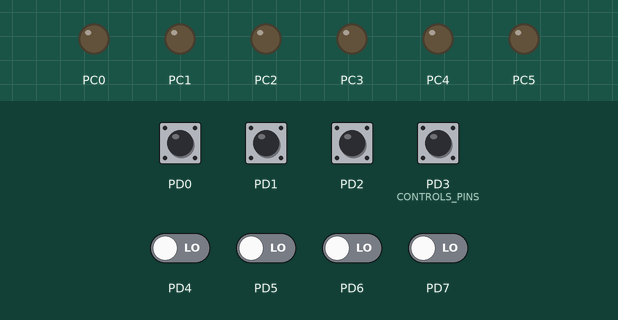
This program was run on a simulated ATmega32, built with avr-gcc and emulated at 8 MHz. Parts: output pins drawn as LEDs (lit = HIGH). The inputs (shaded band) are chosen by the test bench; at power-on: PD0–2, PD3 (CONTROLS_PINS) HIGH, PD4–7 LOW.

Above: at 1.2 s.
1.3 s: PD0 pulled LOW for 1 s
At 2.1 s:
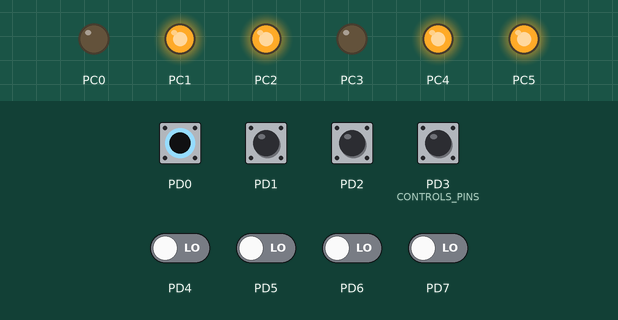
3.8 s: PD1 pulled LOW for 1 s
At 4.6 s:
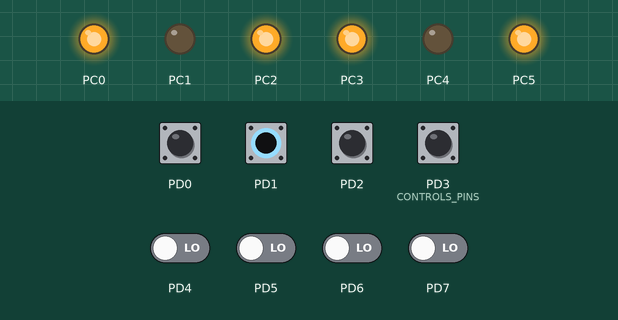
6.3 s: PD2 pulled LOW for 1 s
At 7.1 s:
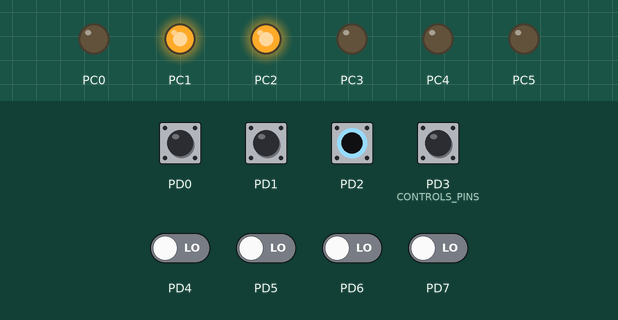
8.8 s: PD3 (CONTROLS_PINS) pulled LOW for 1 s
At 9.6 s:
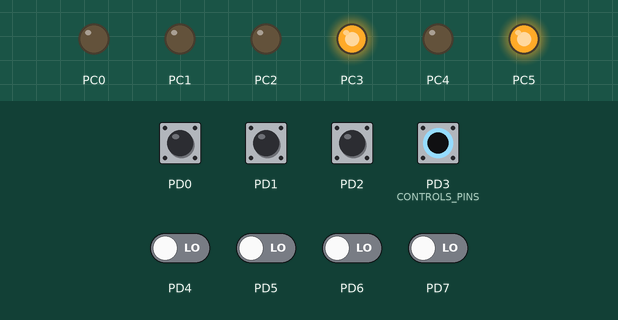
Timing chart, 0 to 11.8 s (numbered marks = the images above; inputs shaded):
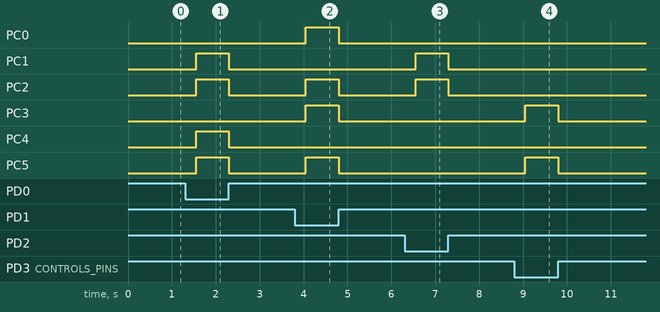

The program:

main.c
```c
/*
 * MOTOR.c
 *
 * Created: 01/05/2023 02:20:54 ص
 *  Author: Abdelsattar
 */

#define F_CPU 8000000UL
#include <util/delay.h>
#include <avr/io.h>
#include "Button.h"
#include "data_types.h"
#include "std_macro.h"
#include "DIO.h"
#include "DC_Motor.h"
int main(void)
{
	Dc_Motor_init();
    while(1)
    {
		if (Button_u8Read(CONTROLS_PINS,FRONT_PIN)==0)
		{
			_delay_ms(250);
			do
			{
				Dc_Motor_On(FRONT); //TURN ON MOTOR TO FRONT

			} while (Button_u8Read(CONTROLS_PINS,FRONT_PIN)==0);
			Dc_Motor_Off(); //TURN ON MOTOR
		}//END IF

		else if(Button_u8Read(CONTROLS_PINS,BACK_PIN)==0)
		{
			_delay_ms(250);
			do
			{
				Dc_Motor_On(BACK); //TURN ON MOTOR TO BACK

			} while (Button_u8Read(CONTROLS_PINS,BACK_PIN)==0);
			Dc_Motor_Off(); //TURN ON MOTOR
		}//END ELSE IF
		else if(Button_u8Read(CONTROLS_PINS,RIGHT_PIN)==0)
		{
			_delay_ms(250);
			do
			{
				Dc_Motor_On(RIGHT); //TURN ON MOTOR TO RIGHT

			} while (Button_u8Read(CONTROLS_PINS,RIGHT_PIN)==0);
			Dc_Motor_Off(); //TURN ON MOTOR
		}//END ELSE IF
		else if(Button_u8Read(CONTROLS_PINS,LEFT_PIN)==0)
		{
			_delay_ms(250);
			do
			{
				Dc_Motor_On(LEFT); //TURN ON MOTOR TO LEFT

			} while (Button_u8Read(CONTROLS_PINS,LEFT_PIN)==0);
			Dc_Motor_Off(); //TURN ON MOTOR
		}//END ELSE IF

	}
}
```

Button.c
```c
/*
 * Button.c
 *
 * Created: 14/04/2023 10:16:08 م
 *  Author: Abdelsattar
 */

#include "DIO.h"
void Button_initi(u8 portName,u8 pinNumber)
{
	DIO_vSetPinDir(portName,pinNumber,INPUT);
}
u8 Button_u8Read(u8 portName,u8 pinNumber)
{
	return DIO_u8GetPinValue(portName,pinNumber);
}
void Button_Pullup_initi(u8 portName,u8 pinNumber)
{
	DIO_vSetPullupPin(portName,pinNumber);
}
```

Button.h
```c
/*
 * Button.h
 *
 * Created: 14/04/2023 10:16:52 م
 *  Author: Abdelsattar
 */


#ifndef BUTTON_H_
#define BUTTON_H_
#include "data_types.h"

void Button_initi(u8 portName,u8 pinNumber);

void Button_Pullup_initi(u8 portName,u8 pinNumber);
u8 Button_u8Read(u8 portName,u8 pinNumber);


#endif /* BUTTON_H_ */
```

DC_Motor.c
```c
/*
 * DC_Motor.c
 *
 * Created: 01/05/2023 01:03:24 م
 *  Author: Abdelsattar
 */


#include <avr/io.h>
#include "DC_Motor.h"
#include "DIO.h"
#include "Button.h"
void Dc_Motor_init(void)
{
	DIO_vSetPortDir(DC_MOTOR_PORT,0x3F);//0b00111111
	Button_Pullup_initi(CONTROLS_PINS,FRONT_PIN);
	Button_Pullup_initi(CONTROLS_PINS,BACK_PIN);
	Button_Pullup_initi(CONTROLS_PINS,RIGHT_PIN);
	Button_Pullup_initi(CONTROLS_PINS,LEFT_PIN);
}

void Dc_Motor_On(u8 Direction)
{
	DIO_vSetPortValue(DC_MOTOR_PORT,Direction);
}
void Dc_Motor_Off(void)
{
	DIO_vSetPortValue(DC_MOTOR_PORT,0x00);
}
```

DC_Motor.h
```c
/*
 * DC_Motor.h
 *
 * Created: 01/05/2023 01:03:48 م
 *  Author: Abdelsattar
 */


#ifndef DC_MOTOR_H_
#define DC_MOTOR_H_
#include "data_types.h"
#include "DIO.h"

#define DC_MOTOR_PORT CPORT
#define IN1 0
#define IN2 1
#define EN1 2
#define IN3 3
#define IN4 4
#define EN2 5

#define CONTROLS_PINS DPORT
#define FRONT_PIN 0
#define BACK_PIN  1
#define RIGHT_PIN 2
#define LEFT_PIN  3

#define FRONT 0b00110110
#define	BACK  0b00101101
#define RIGHT 0b00000110
#define LEFT  0b00101000
void Dc_Motor_init(void);

void Dc_Motor_On(u8 Direction);

void Dc_Motor_Off(void);
#endif /* DC_MOTOR_H_ */
```

data_types.h
```c
/*
 * data_types.h
 *
 * Created: 12/04/2023 04:32:04 م
 *  Author: Abdelsattar
 */


#ifndef DATA_TYPES_H_
#define DATA_TYPES_H_
typedef unsigned char u8;
typedef unsigned short u16;
typedef unsigned long u32;
typedef unsigned long long u64;
typedef signed char s8;
typedef signed short s16;
typedef signed long s32;
typedef signed long long s64;
typedef float f32;
typedef double f64;

#endif /* DATA_TYPES_H_ */
```

std_macro.h
```c
/*
 * std_macro.h
 *
 * Created: 12/04/2023 04:31:32 م
 *  Author: Abdelsattar
 */


#ifndef STD_MACRO_H_
#define STD_MACRO_H_


#define REGISTER_SIZE 8
#define SET_BIT(reg,bit) reg |= (1<<bit)
#define CLR_BIT(reg,bit) reg &= (~(1<<bit))
#define TOGGLE_BIT(reg,bit) reg ^= (1<<bit)
#define READ_BIT(reg,bit) ((reg>>bit)&1)
#define ROL(reg,num) reg=(reg<<num)|(reg>>(REGISTER_SIZE-num))
#define ROR(reg,num) reg=(reg>>num)|(reg<<(REGISTER_SIZE-num))

#endif /* STD_MACRO_H_ */
```

DIO.c
```c
/*
 * DIO.c
 * FOR ATMEGA32
 * Created: 12/04/2023 05:07:51 م
 *  Author: Abdelsattar
 */
#include "DIO.h"

void DIO_vSetPinDir(u8 PortName,u8 PinNumber,u8 Direction )
{
	if (OUTPUT==Direction)
	{
		switch(PortName)
		{
			case APORT:
			SET_BIT(DDRA,PinNumber);
			break;
			case BPORT:
			SET_BIT(DDRB,PinNumber);
			break;
			case CPORT:
			SET_BIT(DDRC,PinNumber);
			break;
			case DPORT:
			SET_BIT(DDRD,PinNumber);
			break;

		}//end switch


	} //end if
	else
	{
		switch(PortName)
		{
			case APORT:
			CLR_BIT(DDRA,PinNumber);
			break;
			case BPORT:
			CLR_BIT(DDRB,PinNumber);
			break;
			case CPORT:
			CLR_BIT(DDRC,PinNumber);
			break;
			case DPORT:
			CLR_BIT(DDRD,PinNumber);
			break;
			}//end switch
		}//end else
}//end Function

void DIO_vSetPortDir(u8 PortName,u8 Direction )
{
		switch(PortName)
		{
			case APORT:
			DDRA=Direction;
			break;
			case BPORT:
			DDRB=Direction;
			break;
			case CPORT:
			DDRC=Direction;
			break;
			case DPORT:
			DDRD=Direction;
			break;

		}//end switch

}//end Function

void DIO_vSetPinValue(u8 PortName,u8 PinNumber,u8 value)
{
	if (HIGH==value)
	{
		switch(PortName)
		{
			case APORT:
			SET_BIT(PORTA,PinNumber);
			break;
			case BPORT:
			SET_BIT(PORTB,PinNumber);
			break;
			case CPORT:
			SET_BIT(PORTC,PinNumber);
			break;
			case DPORT:
			SET_BIT(PORTD,PinNumber);
			break;

		}//end switch


	} //end if
	else
	{
		switch(PortName)
		{
			case APORT:
			CLR_BIT(PORTA,PinNumber);
			break;
			case BPORT:
			CLR_BIT(PORTB,PinNumber);
			break;
			case CPORT:
			CLR_BIT(PORTC,PinNumber);
			break;
			case DPORT:
			CLR_BIT(PORTD,PinNumber);
			break;
		}//end switch
	}//end else
}//end Function


void DIO_vSetPortValue(u8 PortName,u8 value)
{
		switch(PortName)
		{
			case APORT:
			PORTA=value;
			break;
			case BPORT:
			PORTB=value;
			break;
			case CPORT:
			PORTC=value;
			break;
			case DPORT:
			PORTD=value;
			break;

		}//end switch

}//end Function


u8 DIO_u8GetPortValue(u8 portName)
{
	u8 value=0;
	switch(portName)
	{
		case APORT:
		value=PINA;
		break;
		case BPORT:
		value=PINB;
		break;
		case CPORT:
		value=PINC;
		break;
		case DPORT:
		value=PIND;
		break;
	}//end switch
	return value;
}//end function

u8 DIO_u8GetPinValue(u8 portName,u8 pinNumber)
{
	u8 value=0;
	switch(portName)
	{
		case APORT:
		value=READ_BIT(PINA,pinNumber);
		break;
		case BPORT:
		value=READ_BIT(PINB,pinNumber);
		break;
		case CPORT:
		value=READ_BIT(PINC,pinNumber);
		break;
		case DPORT:
		value=READ_BIT(PIND,pinNumber);
		break;
	}//end switch
	return value;
}//end function


void DIO_vSetPortHighNibbleDir(u8 portName,u8 direction)
{
	if (OUTPUT==direction)
	{
		switch (portName)
		{
		case APORT:
		DDRA|=0xF0;
		break;
		case BPORT:
		DDRB|=0xF0;
		break;
		case CPORT:
		DDRC|=0xF0;
		break;
		case DPORT:
		DDRD|=0xF0;
		break;

		}//end switch

	} //end if
	else
	{
		switch (portName)
		{
			case APORT:
			DDRA&=0x0F;
			break;
			case BPORT:
			DDRB&=0x0F;
			break;
			case CPORT:
			DDRC&=0x0F;
			break;
			case DPORT:
			DDRD&=0x0F;
			break;
			}//end switch
	}//end else
}//end function
void DIO_vSetPortLowNibbleDir(u8 portName,u8 direction)
{
	if (OUTPUT==direction)
	{
		switch (portName)
		{
			case APORT:
			DDRA|=0x0F;
			break;
			case BPORT:
			DDRB|=0x0F;
			break;
			case CPORT:
			DDRC|=0x0F;
			break;
			case DPORT:
			DDRD|=0x0F;
			break;

		}//end switch

	} //end if
	else
	{
		switch (portName)
		{
			case APORT:
			DDRA&=0xF0;
			break;
			case BPORT:
			DDRB&=0xF0;
			break;
			case CPORT:
			DDRC&=0xF0;
			break;
			case DPORT:
			DDRD&=0xF0;
			break;
		}//end switch

	}//end else
		}	//end function

void DIO_vSetPortHighNibbleValue(u8 portName,u8 value)
{
		switch(portName)
		{
			case APORT:
			PORTA=(PORTA&0x0F)|(0xF0&value<<4);
			break;
			case BPORT:
			PORTB=(PORTB&0x0F)|(0xF0&value<<4);
			break;
			case CPORT:
			PORTC=(PORTC&0x0F)|(0xF0&value<<4);
			break;
			case DPORT:
			PORTD=(PORTD&0x0F)|(0xF0&value<<4);
			break;
		}//end switch

}		//end function
void DIO_vSetPortLowNibbleValue(u8 portName,u8 value)
{
	switch(portName)
	{
		case APORT:
		PORTA=(PORTA&0xF0)|(0x0F&value);
		break;
		case BPORT:
		PORTB=(PORTB&0xF0)|(0x0F&value);
		break;
		case CPORT:
		PORTC=(PORTC&0xF0)|(0x0F&value);
		break;
		case DPORT:
		PORTD=(PORTD&0xF0)|(0x0F&value);
		break;
	}//end switch

}		//end function

void DIO_vSetPullupPin(u8 portName,u8 pinNumber)
{
	switch(portName)
	{
		case APORT:
		CLR_BIT(DDRA,pinNumber);
		SET_BIT(PORTA,pinNumber);
		break;
		case BPORT:
		CLR_BIT(DDRB,pinNumber);
		SET_BIT(PORTB,pinNumber);
		break;
		case CPORT:
		CLR_BIT(DDRC,pinNumber);
		SET_BIT(PORTC,pinNumber);
		break;
		case DPORT:
		CLR_BIT(DDRD,pinNumber);
		SET_BIT(PORTD,pinNumber);
		break;
	}//end switch

}		//end function
void DIO_vTogglePin(u8 portName,u8 pinNumber)
{
	switch(portName)
	{
		case APORT:
		TOGGLE_BIT(PORTA,pinNumber);
		break;
		case BPORT:
		TOGGLE_BIT(PORTB,pinNumber);
		break;
		case CPORT:
		TOGGLE_BIT(PORTC,pinNumber);
		break;
		case DPORT:
		TOGGLE_BIT(PORTD,pinNumber);
		break;
	}//end switch

}		//end function
```

DIO.h
```c
/*
 * DIO.h
 *
 * Created: 12/04/2023 05:11:06 م
 *  Author: Abdelsattar
 */

#ifndef DIO_H_
#define DIO_H_
#include "data_types.h"
#include "std_macro.h"

/*local defines*/

// PORTA  Register
#define PORTA *((volatile u8*)0x3B)
#define DDRA  *((volatile u8*)0x3A)
#define PINA  *((volatile u8*)0x39)

// PORTB  Register
#define PORTB *((volatile u8*)0x38)
#define DDRB  *((volatile u8*)0x37)
#define PINB  *((volatile u8*)0x36)

// PORTC  Register
#define PORTC *((volatile u8*)0x35)
#define DDRC  *((volatile u8*)0x34)
#define PINC  *((volatile u8*)0x33)

// PORTD  Register
#define PORTD *((volatile u8*)0x32)
#define DDRD  *((volatile u8*)0x31)
#define PIND  *((volatile u8*)0x30)

/*	0 -> INPUT
	1 -> OUTPUT */

#define INPUT 0
#define OUTPUT 1

#define LOW 0
#define HIGH 1

#define PIN0 0
#define PIN1 1
#define PIN2 2
#define PIN3 3
#define PIN4 4
#define PIN5 5
#define PIN8 6
#define PIN7 7

#define APORT 0
#define BPORT 1
#define CPORT 2
#define DPORT 3

void DIO_vSetPinDir(u8 PortName,u8 PinNumber,u8 Direction );

void DIO_vSetPortLowNibbleDir(u8 portName,u8 direction);

void DIO_vSetPortHighNibbleDir(u8 portName,u8 direction);

void DIO_vSetPortDir(u8 PortName,u8 Direction );

void DIO_vSetPinValue(u8 PortName,u8 PinNumber,u8 value);

void DIO_vSetPortValue(u8 PortName,u8 value);

u8 DIO_u8GetPortValue(u8 portName);

u8 DIO_u8GetPinValue(u8 portName,u8 pinNumber);

void DIO_vSetPortHighNibbleValue(u8 portName,u8 value);

void DIO_vSetPortLowNibbleValue(u8 portName,u8 value);

void DIO_vSetPullupPin(u8 portName,u8 pinNumber);

void DIO_vTogglePin(u8 portName,u8 pinNumber);

#endif /* DIO_H_ */
```

Measured:
- after the input at 1.3 s, PC1, PC2, PC4, PC5: LOW → HIGH after 0.25 s, → LOW 0.75 s later
- after the input at 3.8 s, PC0, PC2, PC3, PC5: LOW → HIGH after 0.25 s, → LOW 0.75 s later
- after the input at 6.3 s, PC1, PC2: LOW → HIGH after 0.25 s, → LOW 0.75 s later
- after the input at 8.8 s, PC3, PC5: LOW → HIGH after 0.25 s, → LOW 0.75 s later
